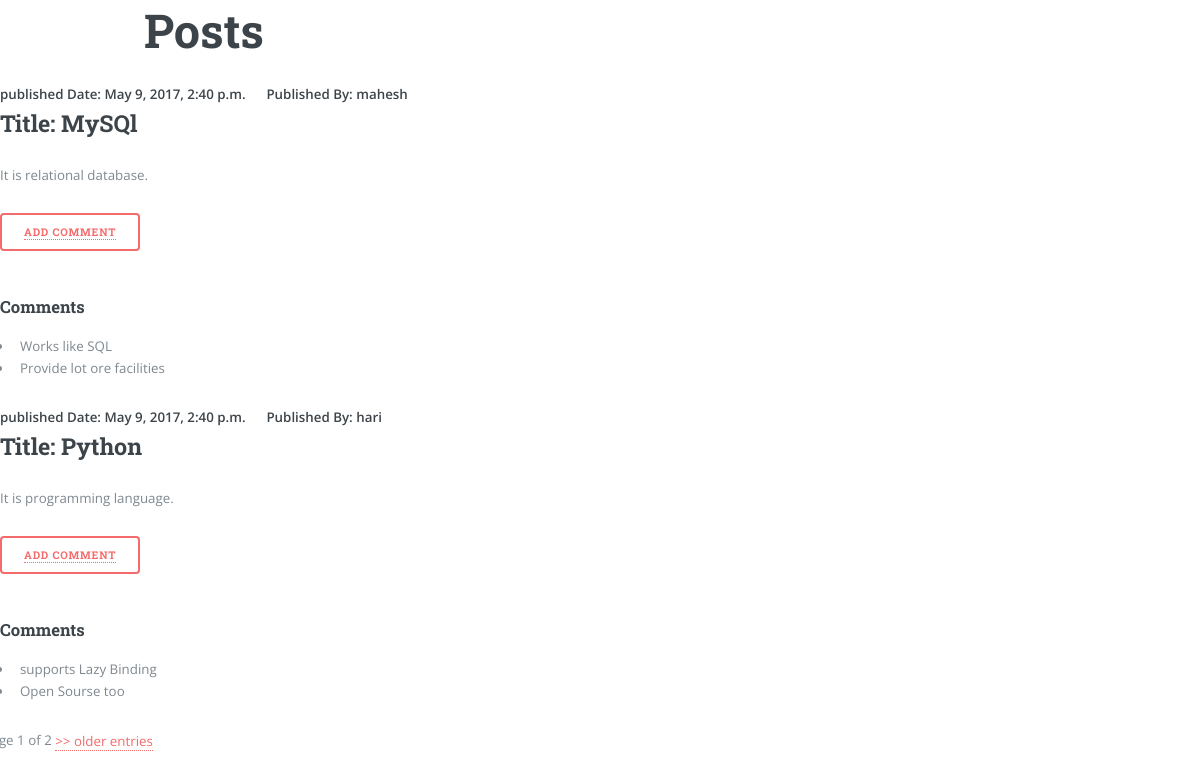
/posts/, run on the app's committed database.
### Task/models.py (models this page shows, shortened)
class Post(models.Model):
    title = models.CharField(max_length=200, verbose_name=_("title"))
    slug = models.SlugField()
    bodytext = models.TextField(verbose_name=_("message"))
    post_date = models.DateTimeField(
        auto_now_add=True, verbose_name=_("post date"))
    modified = models.DateTimeField(null=True, verbose_name=_("modified"), auto_now_add=True)
    posted_by = models.ForeignKey(settings.AUTH_USER_MODEL,
                                  verbose_name=_("posted by"))
    allow_comments = models.BooleanField(
        default=True, verbose_name=_("allow comments"))
    comment_count = models.IntegerField(
        blank=True, default=0, verbose_name=_('comment count'))
    class Meta:
        verbose_name = _('post')
        verbose_name_plural = _('posts')
        ordering = ['-post_date']

class Comment(models.Model):
    post = models.ForeignKey(
        Post, related_name='comments', verbose_name=_("post"))
    bodytext = models.TextField(verbose_name=_("message"))
    post_date = models.DateTimeField(
        auto_now_add=True, verbose_name=_("post date"))
    ip_address = models.GenericIPAddressField(
        default='0.0.0.0', verbose_name=_("ip address"))
    user = models.ForeignKey(
        settings.AUTH_USER_MODEL, null=True, blank=True,
        verbose_name=_("user"), related_name='comment_user')
    user_name = models.CharField(
        max_length=50, default='anonymous', verbose_name=_("user name"))
    user_email = models.EmailField(blank=True, verbose_name=_("user email"))
    class Meta:
        verbose_name = _('comment')
        verbose_name_plural = _('comments')
        ordering = ['post_date']

### Task/views.py (the view)
# urls.py: url(r'^posts/', views.DisplayPosts.as_view()),
class DisplayPosts(View):
	def get(self, request, *args, **kwargs):
		posts = Post.objects.all()
		paginator = Paginator(posts, 2)
		try: page = int(request.GET.get("page", '1'))
		except ValueError: page = 1
		try:
			posts = paginator.page(page)
		except (InvalidPage, EmptyPage):
			posts = paginator.page(paginator.num_pages)
		data = {post: [comment.bodytext for comment in Comment.objects.filter(
			post__title=post.title)] for post in posts}
		return render(request, 'show_comments.html',
			{'posts_data': data,
			'posts': posts})

### Task/Templates/show_comments.html (shortened to what this page needs)
<!DOCTYPE html>
<html>
<head>
	{% load static %}
	<link rel="stylesheet" href="{% static 'assets/css/main.css' %}" />
</head>
<body>
	<h1 align="center"> Posts </h1>
	{% for post, comments in posts_data.items %}
		<b>published Date: {{post.post_date}}</b>&nbsp;&nbsp;&nbsp;&nbsp;&nbsp;&nbsp;<b>Published By: {{post.posted_by}}</b>
		<h2>Title: {{post.title}}</h2>
		<p>{{post.bodytext}}</p> <button><a href="/add_comment/{{post.title}}">Add Comment</a></button><br><br><br>
		<h3>Comments</h3>
		<ul>
			{% for comment in comments %}
				<li>{{ comment }}</li>
			{% endfor %}
		</ul>
	{% endfor %}
        {% if posts.object_list and posts.paginator.num_pages > 1 %}
        <div class="pagination" style="margin-top: 20px; margin-left: -20px; ">
            <span class="step-links">
                <span class="current">
                    &nbsp;Page {{ posts.number }} of {{ posts.paginator.num_pages }}
                </span>
                {% if posts.has_next %}
                    <a href="?page={{ posts.next_page_number }}"> &gt;&gt; older entries</a>
                {% endif %}
            </span>
        </div>
        {% endif %}
</body>
</html>

### Task/static/assets/css/main.css (style rules this page uses)
html, body, div, span, applet, object, iframe, h1, h2, h3, h4, h5, h6, p, blockquote, pre, a, abbr, acronym, address, big, cite, code, del, dfn, em, img, ins, kbd, q, s, samp, small, strike, strong, sub, sup, tt, var, b, u, i, center, dl, dt, dd, ol, ul, li, fieldset, form, label, legend, table, caption, tbody, tfoot, thead, tr, th, td, article, aside, canvas, details, embed, figure, figcaption, footer, header, hgroup, menu, nav, output, ruby, section, summary, time, mark, audio, video { margin: 0; padding: 0; border: 0; font-size: 100%; font: inherit; vertical-align: middle; }
body { margin:0 auto; }
body { -webkit-text-size-adjust: none; display: table-cell; vertical-align: middle; }
*, *:before, *:after { -moz-box-sizing: border-box; -webkit-box-sizing: border-box; box-sizing: border-box; }
body { -ms-overflow-style: scrollbar; display: table-cell; vertical-align: middle; }
body { background: #ffffff; display: table-cell; vertical-align: middle; }
body, input, select, textarea { color: #7f888f; font-family: "Open Sans", sans-serif; font-size: 13pt; font-weight: 400; line-height: 1.65; display: table-cell; vertical-align: middle; }
@media screen and (max-width: 1680px) { body, input, select, textarea { font-size: 11pt; display: table-cell; vertical-align: middle; } }
@media screen and (max-width: 1280px) { body, input, select, textarea { font-size: 10pt; } }
a { -moz-transition: color 0.2s ease-in-out, border-bottom-color 0.2s ease-in-out; -webkit-transition: color 0.2s ease-in-out, border-bottom-color 0.2s ease-in-out; -ms-transition: color 0.2s ease-in-out, border-bottom-color 0.2s ease-in-out; transition: color 0.2s ease-in-out, border-bottom-color 0.2s ease-in-out; border-bottom: dotted 1px; color: #f56a6a; text-decoration: none; }
strong, b { color: #3d4449; font-weight: 600; }
p { margin: 0 0 2em 0; }
h1, h2, h3, h4, h5, h6 { color: #3d4449; font-family: "Roboto Slab", serif; font-weight: 700; line-height: 1.5; margin: 0 0 1em 0; }
h1 { font-size: 4em; margin: 0 0 0.5em 0; line-height: 1.3; }
h2 { font-size: 1.75em; }
h3 { font-size: 1.25em; }
@media screen and (max-width: 1680px) { h1 { font-size: 3.5em; } }
ul { list-style: disc; margin: 0 0 2em 0; padding-left: 1em; }
ul li { padding-left: 0.5em; }
input[type="submit"], input[type="reset"], input[type="button"], button, .button { -moz-appearance: none; -webkit-appearance: none; -ms-appearance: none; appearance: none; -moz-transition: background-color 0.2s ease-in-out, color 0.2s ease-in-out; -webkit-transition: background-color 0.2s ease-in-out, color 0.2s ease-in-out; -ms-transition: background-color 0.2s ease-in-out, color 0.2s ease-in-out; transition: background-color 0.2s ease-in-out, color 0.2s ease-in-out; background-color: transparent; border-radius: 0.375em; border: 0; box-shadow: inset 0 0 0 2px #f56a6a; color: #f56a6a !important; cursor: pointer; display: inline-block; font-family: "Roboto Slab", serif; font-size: 0.8em; font-weight: 700; height: 3.5em; letter-spacing: 0.075em; line-height: 3.5em; padding: 0 2.25em; text-align: center; text-decoration: none; text-transform: uppercase; white-space: nowrap; }

### data on the page
Post: post_date "May 9, 2017, 2:40 p.m.", posted_by "mahesh", title "MySQl", bodytext "It is relational database."
Comment: comments "Works like SQL"
Comment: comments "Provide lot ore facilities"
Post: post_date "May 9, 2017, 2:40 p.m.", posted_by "hari", title "Python", bodytext "It is programming language."
Comment: comments "supports Lazy Binding"
Comment: comments "Open Sourse too"

### other printed values
{{ posts.number }} "1"
{{ posts.paginator.num_pages }} "2"
